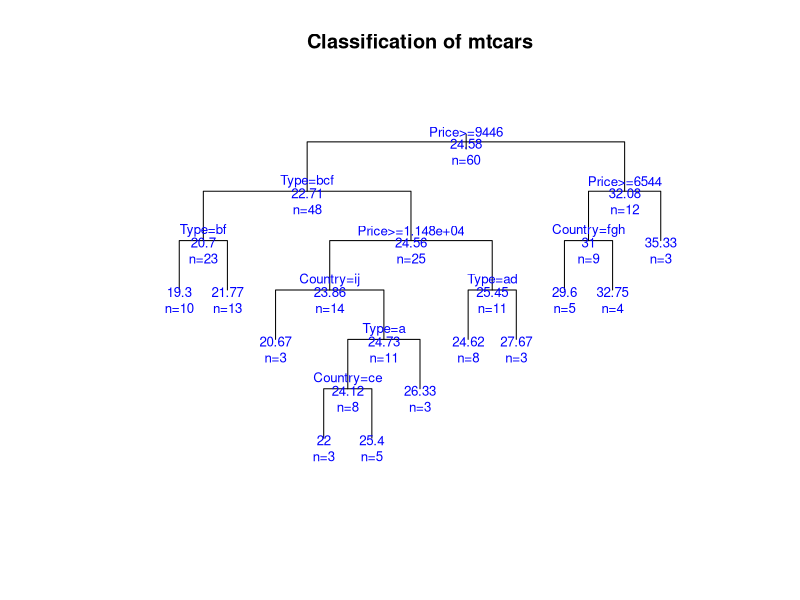
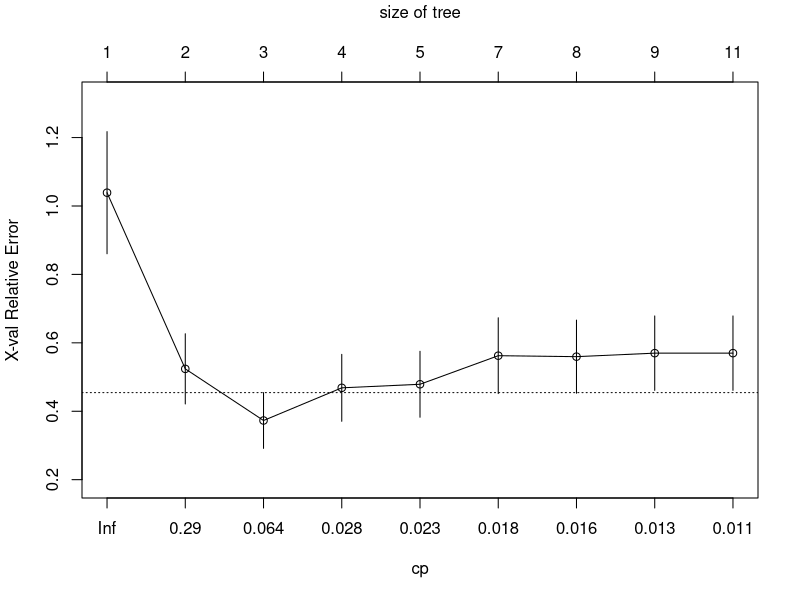
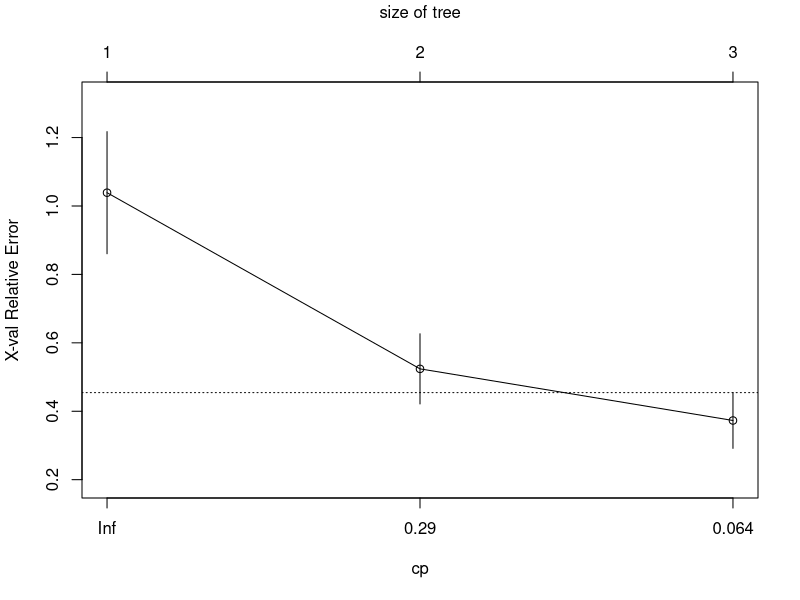
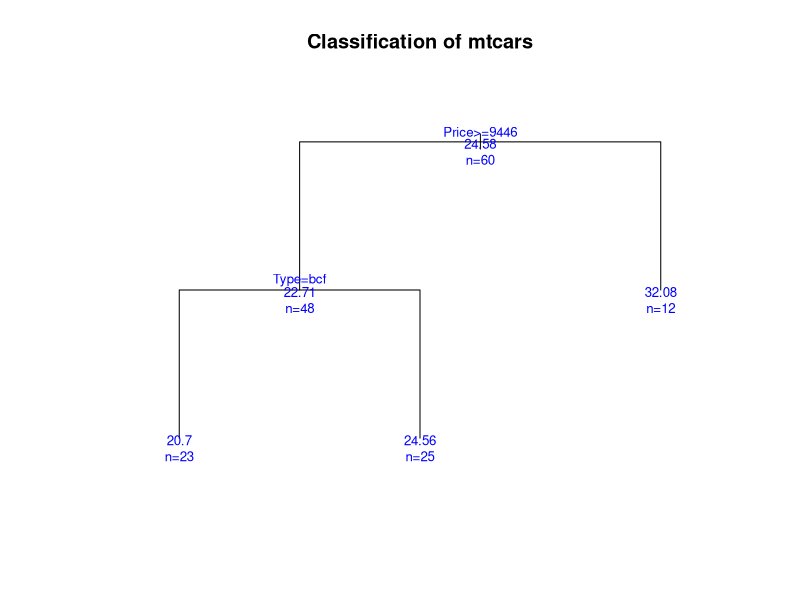

Reproduce these figures in R, in order.
library(rpart)
attach(cu.summary)
attributes(cu.summary)
head(cu.summary,n=10)
dim(cu.summary)
rpart_cars=rpart(Mileage~.,method="anova", data=cu.summary,control=rpart.control(minsplit=8,cp=0.01))
rpart_cars
plot(rpart_cars,main= "Classification of mtcars", margin=0.15,uniform=TRUE)

text(rpart_cars, use.n=TRUE, all=TRUE, cex=.8,col="blue")

printcp(rpart_cars)
carnprune=rpart_cars$cptable[which.min(rpart_cars$cptable[,"xerror"]),"CP"]
carnprune
plotcp(rpart_cars)
rpart_cars$cptable
prunedcar=prune(rpart_cars,cp=carnprune)
prunedcar
printcp(prunedcar)
plotcp(prunedcar)
plot(prunedcar,main= "Classification of mtcars", margin=0.15,uniform=TRUE)
text(prunedcar, use.n=TRUE, all=TRUE, cex=.8,col="blue")
